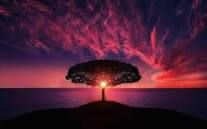
//> input picture download.jpeg, 207 x 129 px
$ ./fourier download.jpeg   (built with g++ and OpenCV 4)
//> lines starting //> are read from the running program, lines starting //| are printed output that depends on the picture
#include "opencv2/core.hpp"
#include "opencv2/imgproc.hpp"
#include "opencv2/imgcodecs.hpp"
#include "opencv2/highgui.hpp"
#include <iostream>
using namespace cv;
using namespace std;
static void help(char ** argv)
{
    cout << endl
        <<  "This program demonstrated the use of the discrete Fourier transform (DFT). " << endl
        <<  "The dft of an image is taken and it's power spectrum is displayed."  << endl << endl
        <<  "Usage:"                                                                      << endl
        << argv[0] << " [image_name -- default lena.jpg]" << endl << endl;
}

/**
The Fourier Transform will decompose an image into its sinus and cosines components.
In other words, it will transform an image from its spatial domain to its frequency domain.
The idea is that any function may be approximated exactly with the sum of infinite sinus and cosines functions.
The Fourier Transform is a way how to do this. Mathematically a two dimensional images Fourier transform is:

F(k,l)=∑i=0N−1∑j=0N−1f(i,j)e−i2π(kiN+ljN)
eix=cosx+isinx
Here f is the image value in its spatial domain and F in its frequency domain.
The result of the transformation is complex numbers.
Displaying this is possible either via a real image and a complex image or via a magnitude and a phase image. However, throughout the image processing algorithms only the magnitude image is interesting as this contains all the information we need about the images geometric structure. Nevertheless, if you intend to make some modifications of the image in these forms and then you need to retransform it you'll need to preserve both of these.

In this sample I'll show how to calculate and show the magnitude image of a Fourier Transform.
In case of digital images are discrete. This means they may take up a value from a given domain value.
For example in a basic gray scale image values usually are between zero and 255.
Therefore the Fourier Transform too needs to be of a discrete type resulting in a Discrete Fourier Transform (DFT).
You'll want to use this whenever you need to determine the structure of an image from a geometrical point of view.
*/

int main(int argc, char ** argv)
{
    const char* filename = "download.jpeg";
    Mat I = imread( filename, IMREAD_GRAYSCALE);
//> I: 129 rows x 207 cols, CV_8UC1; min 0, max 255, mean 46.2
    if( I.empty()){
        cout << "Error opening image" << endl;
        return EXIT_FAILURE;
    }

/**
The performance of a DFT is dependent of the image size.
It tends to be the fastest for image sizes that are multiple of the numbers two, three and five.
Therefore, to achieve maximal performance it is generally a good idea to pad border values to the image to get a size with such traits.
The getOptimalDFTSize() returns this optimal size and we can use the copyMakeBorder() function to expand the borders of an image (the appended pixels are initialized with zero)
*/

    Mat padded;                            //expand input image to optimal size
    int m = getOptimalDFTSize( I.rows );
//> m = 135
    int n = getOptimalDFTSize( I.cols ); // on the border add zero values
//> n = 216
    copyMakeBorder(I, padded, 0, m - I.rows, 0, n - I.cols, BORDER_CONSTANT, Scalar::all(0));
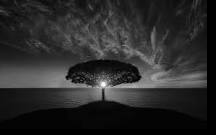
//> padded: 135 rows x 216 cols, CV_8UC1; min 0, max 255, mean 42.3

/**
The result of a Fourier Transform is complex.
This implies that for each image value the result is two image values (one per component).
Moreover, the frequency domains range is much larger than its spatial counterpart.
Therefore, we store these usually at least in a float format.
Therefore we'll convert our input image to this type and expand it with another channel to hold the complex values:
*/

    Mat planes[] = {Mat_<float>(padded), Mat::zeros(padded.size(), CV_32F)};
//> planes[1]: 135 rows x 216 cols, CV_32FC1; every value is 0
    Mat complexI;
    merge(planes, 2, complexI);         // Add to the expanded another plane with zeros
    dft(complexI, complexI);            // this way the result may fit in the source matrix
    // compute the magnitude and switch to logarithmic scale
    // => log(1 + sqrt(Re(DFT(I))^2 + Im(DFT(I))^2))

/**
A complex number has a real (Re) and a complex (imaginary - Im) part. The results of a DFT are complex numbers. The magnitude of a DFT is:
M=(Re(DFT(I))2+Im(DFT(I))2)^0.5
*/

    split(complexI, planes);                   // planes[0] = Re(DFT(I), planes[1] = Im(DFT(I))
    magnitude(planes[0], planes[1], planes[0]);// planes[0] = magnitude
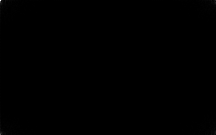
//> planes[0]: 135 rows x 216 cols, CV_32FC1; min 1.86, max 1232975, mean 1447.8; drawn with min black and max white
    Mat magI = planes[0];

/**
It turns out that the dynamic range of the Fourier coefficients is too large to be displayed on the screen.
We have some small and some high changing values that we can't observe like this.
Therefore the high values will all turn out as white points, while the small ones as black.
To use the gray scale values to for visualization we can transform our linear scale to a logarithmic one:
M1=log(1+M)
*/

    magI += Scalar::all(1);                    // switch to logarithmic scale
    log(magI, magI);
    // crop the spectrum, if it has an odd number of rows or columns

/**
Remember, that at the first step, we expanded the image? Well, it's time to throw away the newly introduced values.
For visualization purposes we may also rearrange the quadrants of the result, so that the origin (zero, zero) corresponds with the image center.
*/

    magI = magI(Rect(0, 0, magI.cols & -2, magI.rows & -2));
//> magI: 134 rows x 216 cols, CV_32FC1
    // rearrange the quadrants of Fourier image  so that the origin is at the image center
    int cx = magI.cols/2;
//> cx = 108
    int cy = magI.rows/2;
//> cy = 67
    Mat q0(magI, Rect(0, 0, cx, cy));   // Top-Left - Create a ROI per quadrant
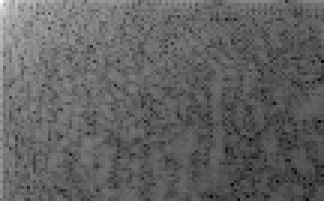
//> q0: 67 rows x 108 cols, CV_32FC1 (shown 3 times larger); min 1.8, max 14.02, mean 6.48; drawn with min black and max white
    Mat q1(magI, Rect(cx, 0, cx, cy));  // Top-Right
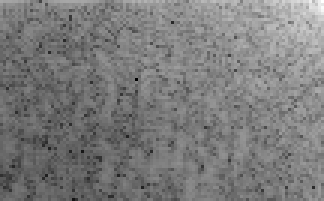
//> q1: 67 rows x 108 cols, CV_32FC1 (shown 3 times larger); min 1.05, max 12.13, mean 6.44; drawn with min black and max white
    Mat q2(magI, Rect(0, cy, cx, cy));  // Bottom-Left
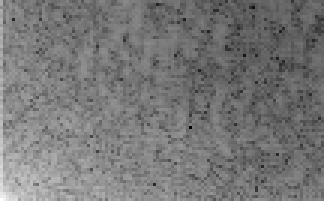
//> q2: 67 rows x 108 cols, CV_32FC1 (shown 3 times larger); min 1.05, max 12.49, mean 6.4; drawn with min black and max white
    Mat q3(magI, Rect(cx, cy, cx, cy)); // Bottom-Right
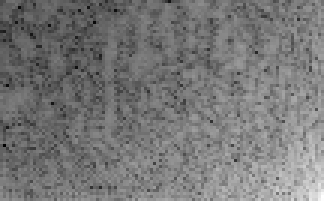
//> q3: 67 rows x 108 cols, CV_32FC1 (shown 3 times larger); min 1.8, max 11.56, mean 6.38; drawn with min black and max white
    Mat tmp;                           // swap quadrants (Top-Left with Bottom-Right)
    q0.copyTo(tmp);
    q3.copyTo(q0);
    tmp.copyTo(q3);
    q1.copyTo(tmp);                    // swap quadrant (Top-Right with Bottom-Left)
    q2.copyTo(q1);
    tmp.copyTo(q2);
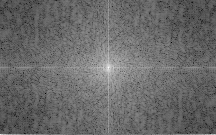
//> planes[0]: 135 rows x 216 cols, CV_32FC1; min 1.05, max 14.02, mean 6.44; drawn with min black and max white

/**
This is done again for visualization purposes.
We now have the magnitudes, however this are still out of our image display range of zero to one.
We normalize our values to this range using the cv::normalize() function.
*/
    imwrite("results/fourier/fourier.jpg",magI);

    normalize(magI, magI, 0, 1, NORM_MINMAX); // Transform the matrix with float values into a
                                            // viewable image form (float between values 0 and 1).
    imshow("Input Image"       , I   );    // Show the result
    imshow("spectrum magnitude", magI);
    waitKey();
    return EXIT_SUCCESS;
}
